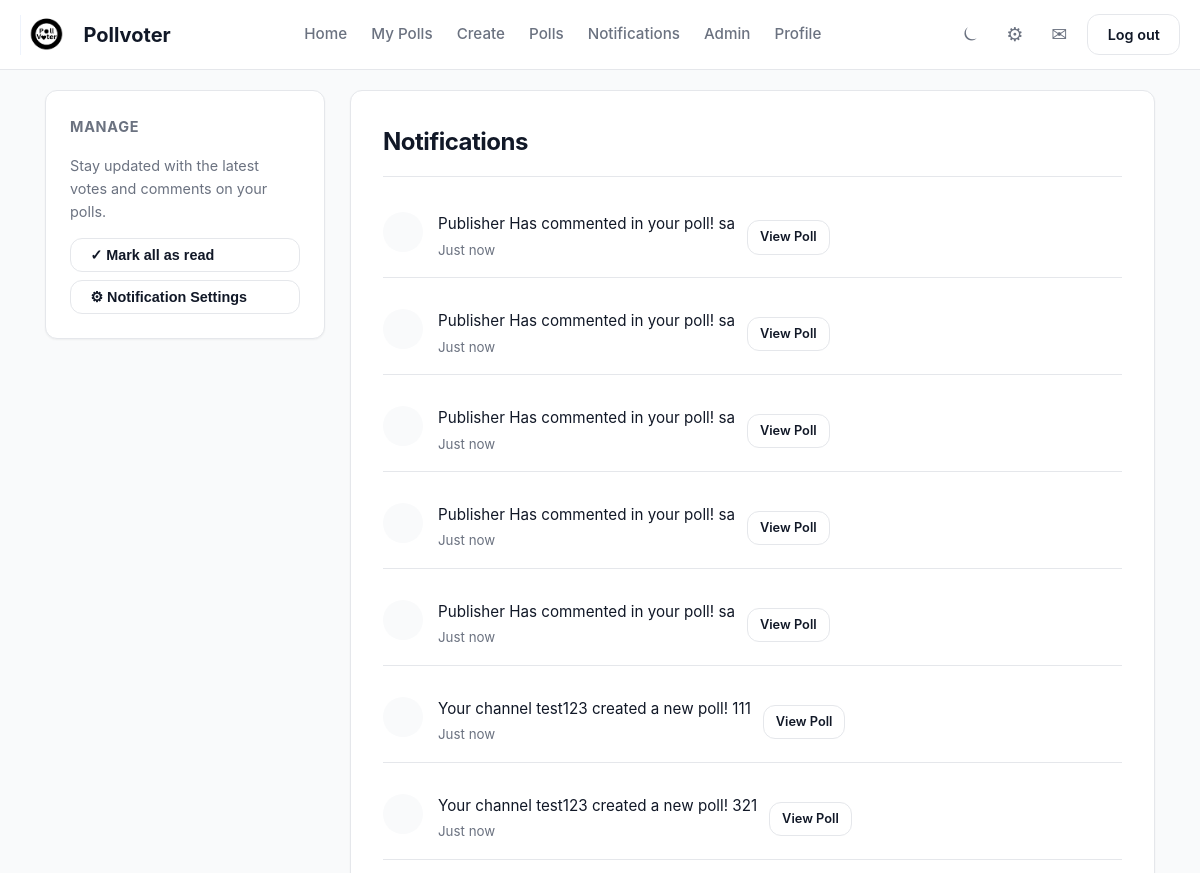
The app's page /notifications (signed in, upper part), older data.
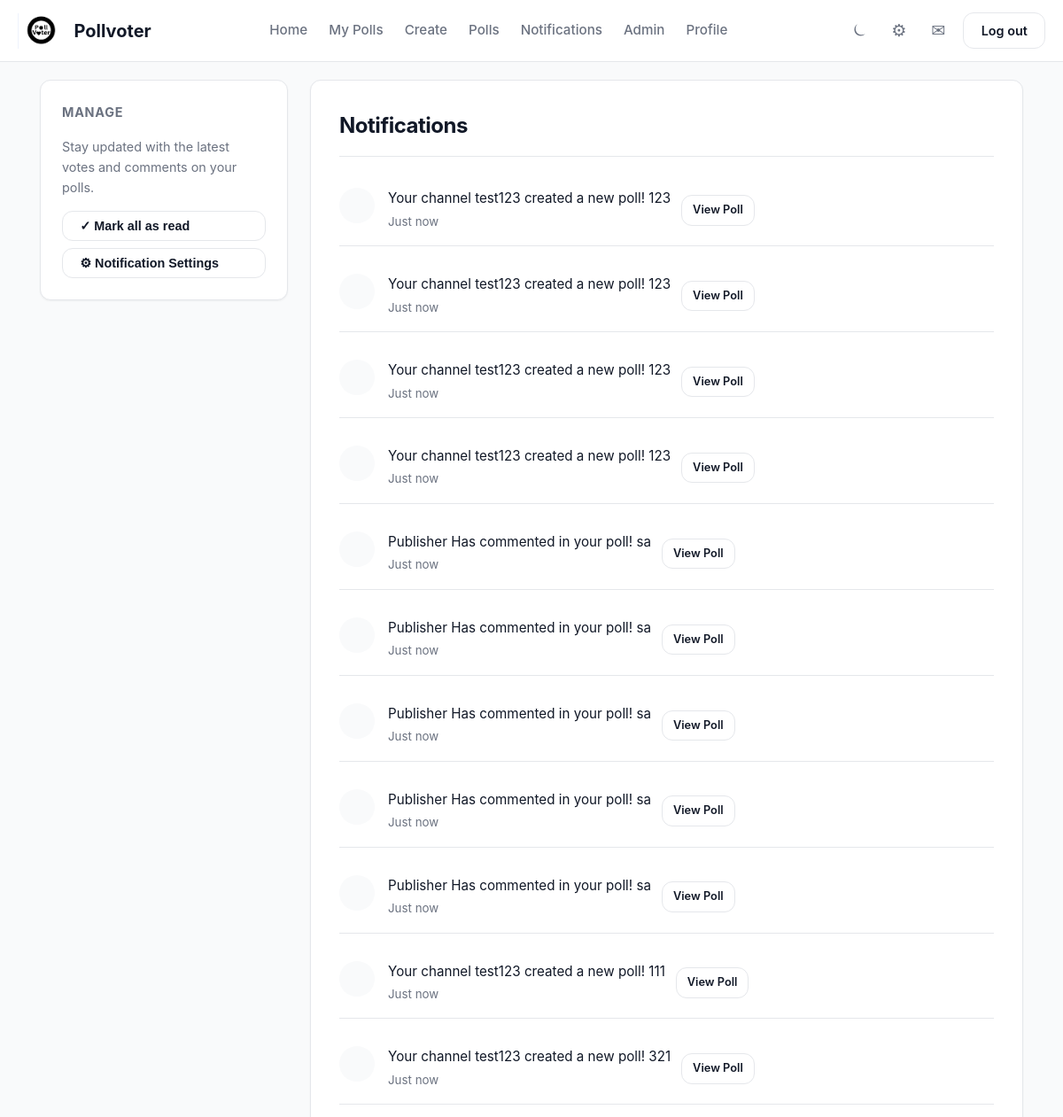
The same page, newer data.
### app/models.py (models this page shows)
class Notification(db.Model):
    __tablename__ = 'notification'
    id = Column(Integer, primary_key=True)
    message = Column(Text)
    is_read = Column(Boolean)
    created_at = Column(DateTime, default=datetime.now)
    recipient_id = Column(Integer, ForeignKey('user.id'))
    recipient = relationship("User", backref="notifications", foreign_keys=[recipient_id])
    poll_id = Column(Integer, ForeignKey('poll.id'))

### app/routes.py (the view)
@main.route("/notifications")
@login_required
def notifications():
    notifications = Notification.query.filter_by(recipient_id = current_user.id).order_by(Notification.created_at.desc()).all()
    for i in notifications:
        i.is_read = True
    db.session.commit()
    return render_template("notification.html", notifications = notifications)

### app/__init__.py (called while the page is built)
def create_app():
    app = Flask(__name__)
    app.config['SECRET_KEY'] = 'your_secret_key'
    app.config['SQLALCHEMY_DATABASE_URI'] = 'sqlite:///pollvoter.db'
    app.config['SQLALCHEMY_TRACK_MODIFICATIONS'] = False
    app.config["UPLOAD_FOLDER"] = "static/uploads"
    app.config["PFP_FOLDER"] =  "app/static/uploads/pfp"
    db.init_app(app)
    login_manager.init_app(app)
    migrate.init_app(app, db)
    app.register_blueprint(auth)
    app.register_blueprint(main)
    app.register_blueprint(polls)
    app.register_blueprint(admin)
    @login_manager.user_loader
    def load_user(userid):
        return User.query.get(int(userid))
    return app

### app/routes.py (called while the page is built)
@main.context_processor
def notifications_count():
    if current_user.is_authenticated:
        unreadcount = Notification.query.filter_by(recipient_id = current_user.id, is_read = False).count()
        return dict(unreadcount = unreadcount)
    return dict(unreadcount = 0)

### app/templates/notification.html (shortened to what this page needs)
{% extends "base.html" %}
{% block content %}
<div class="dashboard-layout">
    <aside class="sidebar">
        <div class="sidebar-widget">
            <h3 class="widget-title">Manage</h3>
            <p style="font-size: 0.9rem; color: var(--text-muted); margin-bottom: 15px;">
                Stay updated with the latest votes and comments on your polls.
            </p>
            <button class="btn btn-outline" style="width: 100%; text-align: left; margin-bottom: 8px;">
                ✓ Mark all as read
            </button>
            <button class="btn btn-outline" style="width: 100%; text-align: left;">
                ⚙︎ Notification Settings
            </button>
        </div>
    </aside>
    <main class="feed">
        <div class="card">
            <h2 style="margin-bottom: 20px; border-bottom: 1px solid var(--border-subtle); padding-bottom: 15px;">
                Notifications
            </h2>
            <div class="notification-list">
                {% for i in notifications %}
                <div class="user-row" style="padding: 15px 0; border-bottom: 1px solid var(--border-subtle);">
                    <div style="display: flex; align-items: flex-start; gap: 15px;">
                        <div style="
                            width: 40px; height: 40px;
                            background: var(--bg-body);
                            border-radius: 50%;
                            display: flex; align-items: center; justify-content: center;
                            color: var(--primary);
                            flex-shrink: 0;
                        ">
                        </div>
                        <div>
                            <p style="margin: 0; font-size: 0.95rem; color: var(--text-main);">
                                {{ i.message }}
                            </p>
                            <small style="color: var(--text-muted);">Just now</small>
                        </div>
                    </div>
                    {% if i.poll_id %}
                    <a href="{{ url_for('polls.poll_detail', poll_id=i.poll_id) }}" class="btn btn-outline" style="font-size: 0.8rem; padding: 6px 12px;">
                        View Poll
                    </a>
                    {% endif %}
                </div>
                {% else %}
                <div style="text-align: center; padding: 40px 0;">
                    <div style="font-size: 2rem; margin-bottom: 10px;">✉︎</div>
                    <h3 style="font-size: 1.1rem; color: var(--text-main);">All caught up!</h3>
                    <p style="color: var(--text-muted);">You have no new notifications.</p>
                </div>
                {% endfor %}
            </div>
        </div>
    </main>
</div>
{% endblock %}

Row changes from the older to the newer data that the page shows:
added Notification: message "Your channel test123 created a new poll! 123"
added Notification: message "Your channel test123 created a new poll! 123"
added Notification: message "Your channel test123 created a new poll! 123"
added Notification: message "Your channel test123 created a new poll! 123"
